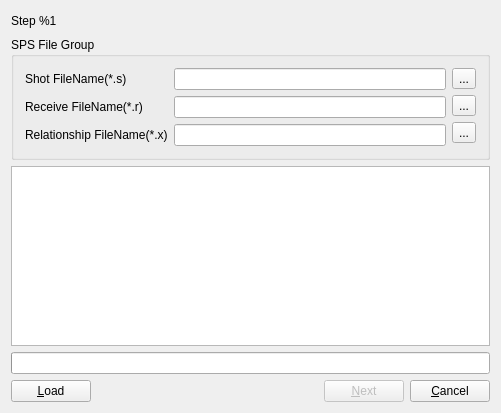
<?xml version="1.0" encoding="UTF-8"?>
<ui version="4.0">
 <class>TDataWizardForm</class>
 <widget class="QDialog" name="TDataWizardForm">
  <property name="geometry">
   <rect>
    <x>0</x>
    <y>0</y>
    <width>501</width>
    <height>413</height>
   </rect>
  </property>
  <property name="windowTitle">
   <string>Data Input Wizard</string>
  </property>
  <layout class="QVBoxLayout" name="verticalLayout">
   <item>
    <widget class="QLabel" name="mStepLabel">
     <property name="minimumSize">
      <size>
       <width>0</width>
       <height>20</height>
      </size>
     </property>
     <property name="maximumSize">
      <size>
       <width>32767</width>
       <height>20</height>
      </size>
     </property>
     <property name="text">
      <string>Step %1</string>
     </property>
     <property name="wordWrap">
      <bool>false</bool>
     </property>
    </widget>
   </item>
   <item>
    <widget class="Q3GroupBox" name="groupBox1">
     <property name="title">
      <string>SPS File Group</string>
     </property>
     <layout class="QGridLayout">
      <item row="0" column="0">
       <layout class="QHBoxLayout">
        <item>
         <layout class="QVBoxLayout">
          <item>
           <widget class="QLabel" name="textLabel1">
            <property name="text">
             <string>Shot FileName(*.s)</string>
            </property>
            <property name="wordWrap">
             <bool>false</bool>
            </property>
           </widget>
          </item>
          <item>
           <widget class="QLabel" name="textLabel2">
            <property name="text">
             <string>Receive FileName(*.r)</string>
            </property>
            <property name="wordWrap">
             <bool>false</bool>
            </property>
           </widget>
          </item>
          <item>
           <widget class="QLabel" name="textLabel3">
            <property name="text">
             <string>Relationship FileName(*.x)</string>
            </property>
            <property name="wordWrap">
             <bool>false</bool>
            </property>
           </widget>
          </item>
         </layout>
        </item>
        <item>
         <layout class="QVBoxLayout">
          <item>
           <widget class="QLineEdit" name="mSFileNameEdit"/>
          </item>
          <item>
           <widget class="QLineEdit" name="mRFileNameEdit"/>
          </item>
          <item>
           <widget class="QLineEdit" name="mXFileNameEdit"/>
          </item>
         </layout>
        </item>
        <item>
         <layout class="QVBoxLayout">
          <item>
           <widget class="QToolButton" name="mSFileBtn">
            <property name="text">
             <string>...</string>
            </property>
           </widget>
          </item>
          <item>
           <widget class="QToolButton" name="mRFileBtn">
            <property name="text">
             <string>...</string>
            </property>
           </widget>
          </item>
          <item>
           <widget class="QToolButton" name="mXFileBtn">
            <property name="text">
             <string>...</string>
            </property>
           </widget>
          </item>
         </layout>
        </item>
       </layout>
      </item>
     </layout>
    </widget>
   </item>
   <item>
    <widget class="QTextEdit" name="mSPSMemo">
     <property name="font">
      <font>
       <family>Courier New</family>
      </font>
     </property>
     <property name="readOnly">
      <bool>true</bool>
     </property>
    </widget>
   </item>
   <item>
    <widget class="QProgressBar" name="mSEGYProgressBar"/>
   </item>
   <item>
    <layout class="QHBoxLayout">
     <item>
      <widget class="QPushButton" name="mLoadBtn">
       <property name="text">
        <string>&amp;Load</string>
       </property>
       <property name="shortcut">
        <string>Alt+L</string>
       </property>
       <property name="default">
        <bool>true</bool>
       </property>
      </widget>
     </item>
     <item>
      <spacer name="spacer1">
       <property name="orientation">
        <enum>Qt::Horizontal</enum>
       </property>
       <property name="sizeType">
        <enum>QSizePolicy::Expanding</enum>
       </property>
       <property name="sizeHint" stdset="0">
        <size>
         <width>170</width>
         <height>20</height>
        </size>
       </property>
      </spacer>
     </item>
     <item>
      <widget class="QPushButton" name="mNextBtn">
       <property name="enabled">
        <bool>false</bool>
       </property>
       <property name="text">
        <string>&amp;Next</string>
       </property>
       <property name="default">
        <bool>true</bool>
       </property>
      </widget>
     </item>
     <item>
      <widget class="QPushButton" name="cancelBtn">
       <property name="text">
        <string>&amp;Cancel</string>
       </property>
      </widget>
     </item>
    </layout>
   </item>
  </layout>
 </widget>
 <layoutdefault spacing="6" margin="11"/>
 <pixmapfunction>qPixmapFromMimeSource</pixmapfunction>
 <customwidgets>
  <customwidget>
   <class>Q3GroupBox</class>
   <extends>QGroupBox</extends>
   <header>Qt3Support/Q3GroupBox</header>
   <container>1</container>
  </customwidget>
 </customwidgets>
 <includes>
  <include location="global">qfileinfo.h</include>
  <include location="global">q3progressdialog.h</include>
  <include location="global">qmessagebox.h</include>
  <include location="global">qdatetime.h</include>
  <include location="global">q3filedialog.h</include>
  <include location="local">gproject.h</include>
 </includes>
 <resources/>
 <connections>
  <connection>
   <sender>mLoadBtn</sender>
   <signal>clicked()</signal>
   <receiver>TDataWizardForm</receiver>
   <slot>loadBtnClicked()</slot>
   <hints>
    <hint type="sourcelabel">
     <x>20</x>
     <y>20</y>
    </hint>
    <hint type="destinationlabel">
     <x>20</x>
     <y>20</y>
    </hint>
   </hints>
  </connection>
  <connection>
   <sender>cancelBtn</sender>
   <signal>clicked()</signal>
   <receiver>TDataWizardForm</receiver>
   <slot>reject()</slot>
   <hints>
    <hint type="sourcelabel">
     <x>20</x>
     <y>20</y>
    </hint>
    <hint type="destinationlabel">
     <x>20</x>
     <y>20</y>
    </hint>
   </hints>
  </connection>
  <connection>
   <sender>mNextBtn</sender>
   <signal>clicked()</signal>
   <receiver>TDataWizardForm</receiver>
   <slot>nextBtnClicked()</slot>
   <hints>
    <hint type="sourcelabel">
     <x>20</x>
     <y>20</y>
    </hint>
    <hint type="destinationlabel">
     <x>20</x>
     <y>20</y>
    </hint>
   </hints>
  </connection>
  <connection>
   <sender>mXFileBtn</sender>
   <signal>clicked()</signal>
   <receiver>TDataWizardForm</receiver>
   <slot>selXFileBtnClicked()</slot>
   <hints>
    <hint type="sourcelabel">
     <x>20</x>
     <y>20</y>
    </hint>
    <hint type="destinationlabel">
     <x>20</x>
     <y>20</y>
    </hint>
   </hints>
  </connection>
  <connection>
   <sender>mRFileBtn</sender>
   <signal>clicked()</signal>
   <receiver>TDataWizardForm</receiver>
   <slot>selectRFile()</slot>
   <hints>
    <hint type="sourcelabel">
     <x>20</x>
     <y>20</y>
    </hint>
    <hint type="destinationlabel">
     <x>20</x>
     <y>20</y>
    </hint>
   </hints>
  </connection>
  <connection>
   <sender>mSFileBtn</sender>
   <signal>clicked()</signal>
   <receiver>TDataWizardForm</receiver>
   <slot>selSFileBtnClicked()</slot>
   <hints>
    <hint type="sourcelabel">
     <x>20</x>
     <y>20</y>
    </hint>
    <hint type="destinationlabel">
     <x>20</x>
     <y>20</y>
    </hint>
   </hints>
  </connection>
 </connections>
</ui>
